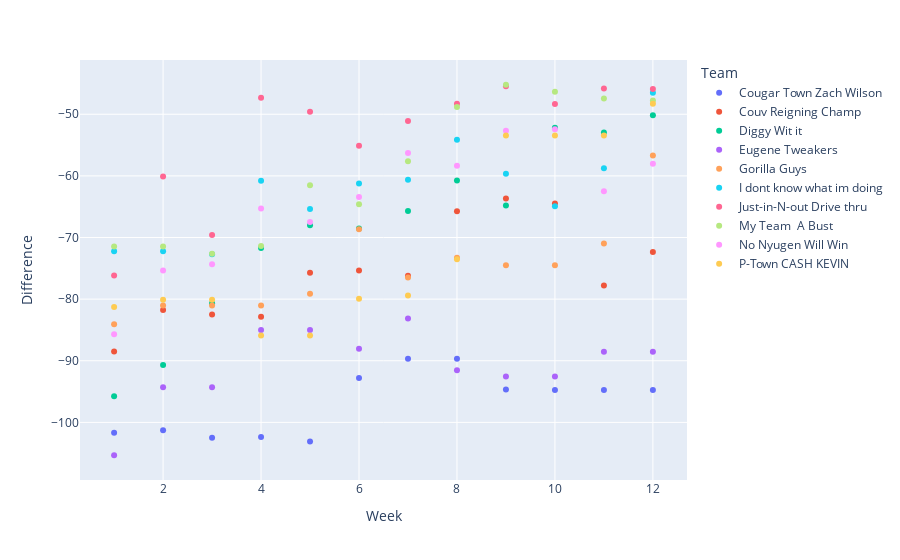

Here is the notebook cell this chart was saved with:
### Code cell
import plotly.io as pio
pio.renderers
plot = px.scatter(test_df, x = 'Week', y = 'Difference', color = 'Team')
plot.show()

### Figure 1 — Plotly figure (JSON) as saved in the notebook; plotly's stock layout.template omitted (floating-point values rounded to 4 significant figures)
{"data": [{"hovertemplate": "Team=Cougar Town Zach Wilson<br>Week=%{x}<br>Difference=%{y}<extra></extra>", "legendgroup": "Cougar Town Zach Wilson", "marker": {"color": "#636efa", "symbol": "circle"}, "mode": "markers", "name": "Cougar Town Zach Wilson", "orientation": "v", "showlegend": true, "type": "scatter", "x": [1, 2, 3, 4, 5, 6, 7, 8, 9, 10, 11, 12], "xaxis": "x", "y": [-101.7, -101.3, -102.5, -102.4, -103.1, -92.81, -89.67, -89.67, -94.68, -94.74, -94.74, -94.74], "yaxis": "y"}, {"hovertemplate": "Team=Couv Reigning Champ<br>Week=%{x}<br>Difference=%{y}<extra></extra>", "legendgroup": "Couv Reigning Champ", "marker": {"color": "#EF553B", "symbol": "circle"}, "mode": "markers", "name": "Couv Reigning Champ", "orientation": "v", "showlegend": true, "type": "scatter", "x": [1, 2, 3, 4, 5, 6, 7, 8, 9, 10, 11, 12], "xaxis": "x", "y": [-88.51, -81.78, -82.5, -82.86, -75.73, -75.35, -76.2, -65.72, -63.68, -64.5, -77.8, -72.37], "yaxis": "y"}, {"hovertemplate": "Team=Diggy Wit it<br>Week=%{x}<br>Difference=%{y}<extra></extra>", "legendgroup": "Diggy Wit it", "marker": {"color": "#00cc96", "symbol": "circle"}, "mode": "markers", "name": "Diggy Wit it", "orientation": "v", "showlegend": true, "type": "scatter", "x": [1, 2, 3, 4, 5, 6, 7, 8, 9, 10, 11, 12], "xaxis": "x", "y": [-95.77, -90.67, -80.66, -71.69, -68.0, -68.53, -65.68, -60.76, -64.81, -52.19, -52.94, -50.18], "yaxis": "y"}, {"hovertemplate": "Team=Eugene Tweakers<br>Week=%{x}<br>Difference=%{y}<extra></extra>", "legendgroup": "Eugene Tweakers", "marker": {"color": "#ab63fa", "symbol": "circle"}, "mode": "markers", "name": "Eugene Tweakers", "orientation": "v", "showlegend": true, "type": "scatter", "x": [1, 2, 3, 4, 5, 6, 7, 8, 9, 10, 11, 12], "xaxis": "x", "y": [-105.3, -94.31, -94.31, -84.99, -84.99, -88.05, -83.14, -91.54, -92.56, -92.56, -88.53, -88.53], "yaxis": "y"}, {"hovertemplate": "Team=Gorilla Guys<br>Week=%{x}<br>Difference=%{y}<extra></extra>", "legendgroup": "Gorilla Guys", "marker": {"color": "#FFA15A", "symbol": "circle"}, "mode": "markers", "name": "Gorilla Guys", "orientation": "v", "showlegend": true, "type": "scatter", "x": [1, 2, 3, 4, 5, 6, 7, 8, 9, 10, 11, 12], "xaxis": "x", "y": [-84.08, -81.03, -81.03, -81.03, -79.12, -68.66, -76.49, -73.28, -74.51, -74.51, -70.97, -56.68], "yaxis": "y"}, {"hovertemplate": "Team=I dont know what im doing<br>Week=%{x}<br>Difference=%{y}<extra></extra>", "legendgroup": "I dont know what im doing", "marker": {"color": "#19d3f3", "symbol": "circle"}, "mode": "markers", "name": "I dont know what im doing", "orientation": "v", "showlegend": true, "type": "scatter", "x": [1, 2, 3, 4, 5, 6, 7, 8, 9, 10, 11, 12], "xaxis": "x", "y": [-72.21, -72.21, -72.72, -60.8, -65.38, -61.22, -60.63, -54.14, -59.67, -64.93, -58.76, -46.52], "yaxis": "y"}, {"hovertemplate": "Team=Just-in-N-out Drive thru<br>Week=%{x}<br>Difference=%{y}<extra></extra>", "legendgroup": "Just-in-N-out Drive thru", "marker": {"color": "#FF6692", "symbol": "circle"}, "mode": "markers", "name": "Just-in-N-out Drive thru", "orientation": "v", "showlegend": true, "type": "scatter", "x": [1, 2, 3, 4, 5, 6, 7, 8, 9, 10, 11, 12], "xaxis": "x", "y": [-76.16, -60.1, -69.58, -47.3, -49.61, -55.12, -51.1, -48.3, -45.45, -48.34, -45.8, -45.89], "yaxis": "y"}, {"hovertemplate": "Team=My Team  A Bust<br>Week=%{x}<br>Difference=%{y}<extra></extra>", "legendgroup": "My Team  A Bust", "marker": {"color": "#B6E880", "symbol": "circle"}, "mode": "markers", "name": "My Team  A Bust", "orientation": "v", "showlegend": true, "type": "scatter", "x": [1, 2, 3, 4, 5, 6, 7, 8, 9, 10, 11, 12], "xaxis": "x", "y": [-71.45, -71.45, -72.65, -71.39, -61.53, -64.6, -57.61, -48.83, -45.21, -46.34, -47.43, -47.76], "yaxis": "y"}, {"hovertemplate": "Team=No Nyugen Will Win<br>Week=%{x}<br>Difference=%{y}<extra></extra>", "legendgroup": "No Nyugen Will Win", "marker": {"color": "#FF97FF", "symbol": "circle"}, "mode": "markers", "name": "No Nyugen Will Win", "orientation": "v", "showlegend": true, "type": "scatter", "x": [1, 2, 3, 4, 5, 6, 7, 8, 9, 10, 11, 12], "xaxis": "x", "y": [-85.68, -75.36, -74.32, -65.28, -67.46, -63.41, -56.28, -58.36, -52.67, -52.45, -62.51, -58.01], "yaxis": "y"}, {"hovertemplate": "Team=P-Town CASH KEVIN<br>Week=%{x}<br>Difference=%{y}<extra></extra>", "legendgroup": "P-Town CASH KEVIN", "marker": {"color": "#FECB52", "symbol": "circle"}, "mode": "markers", "name": "P-Town CASH KEVIN", "orientation": "v", "showlegend": true, "type": "scatter", "x": [1, 2, 3, 4, 5, 6, 7, 8, 9, 10, 11, 12], "xaxis": "x", "y": [-81.26, -80.11, -80.11, -85.89, -85.89, -79.92, -79.41, -73.53, -53.45, -53.45, -53.45, -48.29], "yaxis": "y"}], "layout": {"legend": {"title": {"text": "Team"}, "tracegroupgap": 0}, "margin": {"t": 60}, "xaxis": {"anchor": "y", "domain": [0, 1], "title": {"text": "Week"}}, "yaxis": {"anchor": "x", "domain": [0, 1], "title": {"text": "Difference"}}}}
